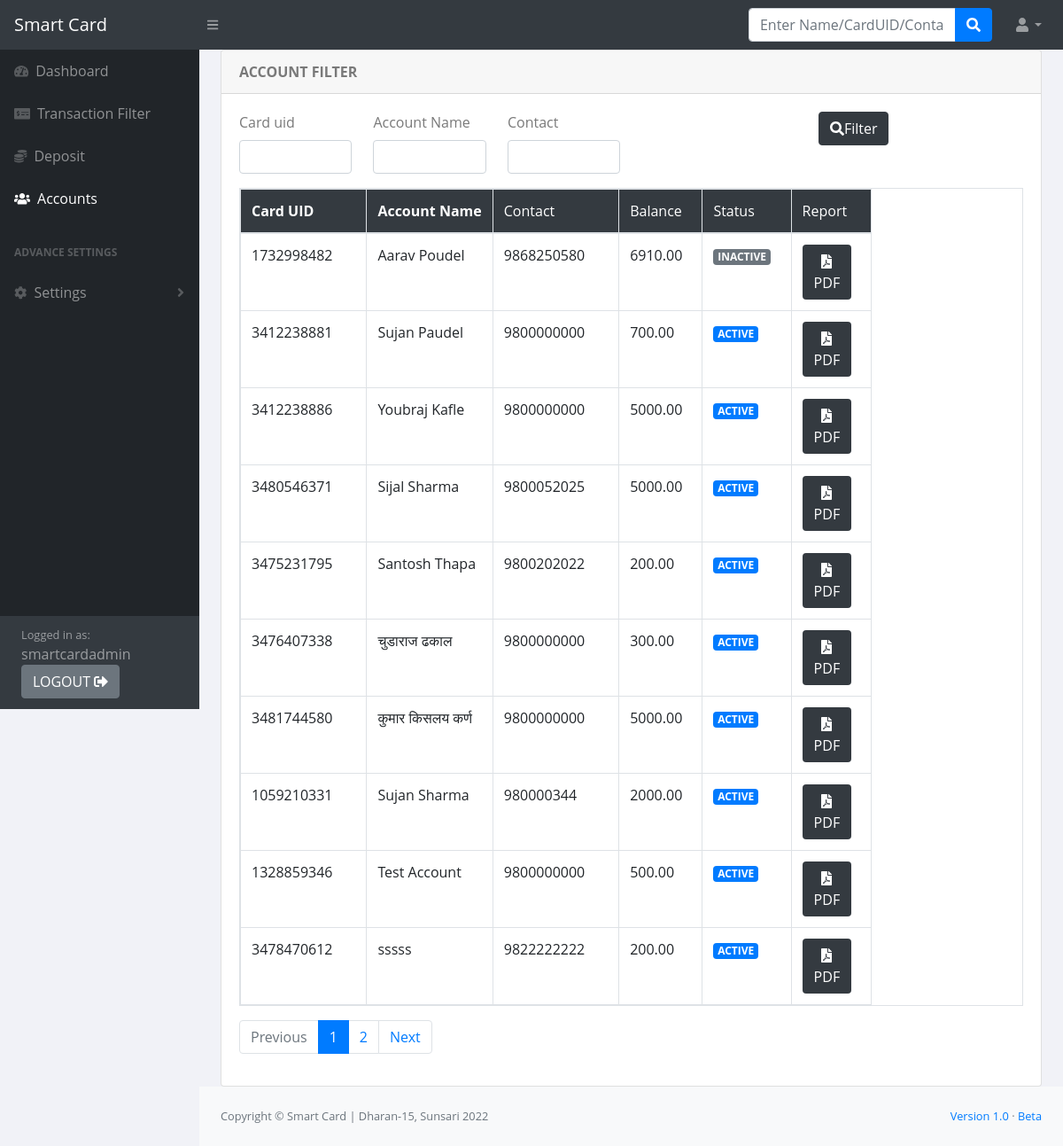
The page /account/account-filter (signed in) on the database its author committed.
### account/models.py (models this page shows, shortened)
class Settings(models.Model):
    organization_name = models.CharField(max_length=200)
    organization_address = models.CharField(max_length=200)
    toll_amount = models.DecimalField(max_digits=10,decimal_places=2,default=0)

class Account(models.Model):
    name = models.CharField(max_length=100)
    contact = models.CharField(max_length=10)
    card_uid = models.CharField(max_length=10,unique=True,validators=[validate_decimal])
    balance = models.DecimalField(max_digits=12,decimal_places=2,default=0)
    active = models.BooleanField(default=True)

### account/views.py (the view)
# urls.py: path('account/account-filter',views.accountfilter,name='account-filter'),
@login_required(login_url='account:admin-login')
def accountfilter(request):
    context = {}
    p = AccountFilter(request.GET, queryset=Account.objects.all())
    paginated_filter = Paginator(p.qs,per_page=10)
    page_number = request.GET.get('page')
    accounts = paginated_filter.get_page(page_number)
    context['account_page'] = True
    context['p'] = p
    context['accounts'] = accounts
    return render(request,'account/account_filter.html',context)

### account/context_processors.py (called while the page is built)
def get_context(request):
    settings_object,created = Settings.objects.get_or_create(id=1,defaults={'organization_name':'SMART CARD NEPAL','organization_address':'Dharan,Sunsari','toll_amount':100})
    context = {
        'settings':settings_object
    }
    return context

### account/templatetags/help_paginate.py (called while the page is built)
@register.simple_tag
def paginate_url(value,field_name,urlencode=None):
    url = "?{}={}".format(field_name,value)
    if urlencode:
        querystring = urlencode.split('&')
        filtered_querystring = filter(lambda q:q.split('=')[0]!=field_name,querystring)
        encoded_querystring = '&'.join(filtered_querystring)
        url = '{}&{}'.format(url,encoded_querystring)
    return url

### account/templates/account/account_filter.html (shortened to what this page needs)
{%extends 'base.html' %}
{%load crispy_forms_tags%}
{% load help_paginate %}
{%block content%}
<div id="mt-3">
<div class="card card-acent-primary">
  <div class="card-header "> <strong>ACCOUNT FILTER</strong> </div>
  <div class="card-body">
    <form  method='GET' id="account-filter">
      <div class="row">
        {% for account_field in p.form %}
        <div class="col-lg-2">
            {{account_field| as_crispy_field}}
                 </div>
        {%endfor%}
        <div class="col-lg-4">
            <div class="text-right">
                <button type='submit' class="btn btn-dark"><i class="fas fa-search  text-white"></i>Filter</button>
              </div>
        </div>
    </form>
  </div>
  <table class ='table table-responsive table-bordered '>
    <thead>
        <tr class="bg-dark text-white">
            <th scope="col">Card UID</td>
            <th scope="col">Account Name</th>
              <td>Contact</td>
              <td>Balance</td>
              <td>Status</td>
              <td>Report</td>
        </tr>
    </thead>
    <tbody>
       {% if accounts %}
       {% for account in accounts %}
       <tr>
           <td style="width:20%">{{account.card_uid}}</td>
           <td style="width: 20%">{{account.name}}</td>
           <td style="width: 20%">{{account.contact}}</td>
           <td>{{account.balance}}</td>
           <td>{% if account.active %}  <span class="badge badge-primary">ACTIVE</span> {%else%}  <span class="badge badge-secondary">INACTIVE</span>{%endif%} </td>
           <td><a class=" btn text-white bg-dark" href="#"> <i class="fas fa-file-pdf"></i><br>PDF</a></td>
       </tr>
       {%endfor%}
       {%else%}
       <tr>
         <td colspan="6"> No account for given filters</td>
       </tr>
       {%endif%}
    </tbody>
    </table>
    <nav aria-label="...">
        {% if accounts.has_other_pages %}
            <ul class="pagination justify-content-right" style="flex-wrap:wrap;">
                {% if accounts.has_previous %}
                <li class ="page-item"><a class="page-link" tabindex="-1" href="{% paginate_url accounts.previous_page_number 'page' request.GET.urlencode%}">Previous</a></li>
                {% else %}
                <li class="page-item disabled"><a class="page-link" href="#">Previous</a></li>
                {% endif %}
                {% for i in accounts.paginator.page_range %}
                {% if accounts.number == i %}
                    <li class="page-item active"><a class="page-link" href="#">{{ i }} <span class="sr-only">(current)</span></a></li>
                {% else %}
                    <li class="page-item"><a class="page-link" href="{% paginate_url i 'page' request.GET.urlencode%}">{{ i }}</a></li>
                {% endif %}
                {% endfor %}
                {% if accounts.has_next %}
                <li class="page-item"><a class="page-link" href="{% paginate_url accounts.next_page_number 'page' request.GET.urlencode%}">Next</a></li>
                {% else %}
                <li class="page-item disabled"><a class="page-link" href="#">Next</a></li>
                {% endif %}
            </ul>
        {% endif %}
      </nav>
</div>
</div>
{%endblock%}

### templates/base.html (shortened to what this page needs)
{% load static %}
<!DOCTYPE html>
<html lang="en">
    <head>
        <link href="{% static 'dashboard/css/styles.css' %}" rel="stylesheet" />
        <link rel="stylesheet" href="{% static 'dashboard/css/customcss.css' %}">
    </head>
    <body class="sb-nav-fixed">
        <nav class="sb-topnav navbar navbar-expand navbar-dark bg-dark">
            <a class="navbar-brand" href="{% url 'account:index' %}">{{settings.organization_name}}<br></a>
            <button class="btn btn-link btn-sm order-1 order-lg-0" id="sidebarToggle" href="#"><i class="fas fa-bars"></i></button>
            <form action='{% url 'account:search-account' %}' class=" d-md-inline-block form-inline ml-auto mr-0 mr-md-3 my-2 my-md-0">
                <div class="input-group">
                    <input class="form-control" name='query' type="text" placeholder="Enter Name/CardUID/Contact" {%if index_page %}autofocus{%endif%} aria-label="Search" aria-describedby="basic-addon2" />
                    <div class="input-group-append">
                        <button class="btn btn-primary" type="submit"><i class="fas fa-search"></i></button>
                    </div>
                </div>
            </form>
            <ul class="navbar-nav ml-auto ml-md-0">
                <li class="nav-item dropdown">
                    <a class="nav-link dropdown-toggle" id="userDropdown" href="#" role="button" data-toggle="dropdown" aria-haspopup="true" aria-expanded="false"><i class="fas fa-user fa-fw"></i></a>
                </li>
            </ul>
        </nav>
        <div id="layoutSidenav">
            <div id="layoutSidenav_nav">
                <nav class="sb-sidenav accordion sb-sidenav-dark" id="sidenavAccordion">
                    <div class="sb-sidenav-menu">
                        <div class="nav">
                            <a class="nav-link {%if index_page %} active {%endif%}" href="{% url 'account:index' %}">
                                <div class="sb-nav-link-icon"><i class="fas fa-tachometer-alt "></i></div>
                                Dashboard
                            </a>
                            <a class="nav-link {%if transaction_page %} active {%endif%}" href="{% url 'account:transaction-filter' %}?date_range=today">
                                <div class="sb-nav-link-icon"><i class="fas fa-money-check-alt "></i></div>
                                Transaction Filter
                            </a>
                            <a class="nav-link {%if deposit_page %} active {%endif%}" href="{% url 'account:help-deposit' %}">
                                <div class="sb-nav-link-icon"><i class="fas fa-coins "></i></div>
                                Deposit
                            </a>
                            <a class="nav-link {%if account_page %} active {%endif%}" href="{% url 'account:account-filter' %}">
                                <div class="sb-nav-link-icon"><i class="fas fa-users "></i></div>
                                Accounts
                            </a>
                            <div class="sb-sidenav-menu-heading">Advance Settings</div>
                            <a class="nav-link collapsed {%if settings_page %} active {%endif%}" href="#" data-toggle="collapse" data-target="#collapseLayouts" aria-expanded="false" aria-controls="collapseLayouts">
                                <div class="sb-nav-link-icon"><i class="fas fa-cog"></i></div>
                                Settings
                                <div class="sb-sidenav-collapse-arrow"><i class="fas fa-angle-down"></i></div>
                            </a>
                        </div>
                    </div>
                    <div class="sb-sidenav-footer">
                        <div class="col">
                            <div class="small">Logged in as:</div>
                        {{request.user}}
                        <div>
                            <a class='btn btn-secondary' href="{% url 'account:admin-logout' %}">LOGOUT <i class="fas fa-sign-out-alt"></i></a>
                        </div>
                        </div>
                    </div>
                </nav>
            </div>
            <div id="layoutSidenav_content">
                <main>
                    <div class="container-fluid">
                        {%block content%}
                        {%endblock%}
                   </div>
                </main>
                <footer class="py-4 bg-light mt-auto">
                    <div class="container-fluid">
                        <div class="d-flex align-items-center justify-content-between small">
                            <div class="text-muted">Copyright &copy; {{settings.organization_name}} | {{settings.organization_address}} 2022</div>
                            <div>
                                <a href="#">Version 1.0</a>
                                &middot;
                                <a href="#">Beta</a>
                            </div>
                        </div>
                    </div>
                </footer>
            </div>
        </div>
    </body>
</html>

### static/dashboard/css/customcss.css (style rules this page uses)
body { color: #797979; background: #f1f2f7; font-family: 'Open Sans', sans-serif; padding: 0px !important; margin: 0px !important; text-rendering: optimizeLegibility; -webkit-font-smoothing: antialiased; -moz-font-smoothing: antialiased; }

### rows shown on the page
Settings: organization_name "Smart Card", organization_address "Dharan-15, Sunsari"
Account: card_uid "1732998482", name "Aarav Poudel", contact "9868250580", balance "6910.00", active "INACTIVE"
Account: card_uid "3412238881", name "Sujan Paudel", contact "9800000000", balance "700.00", active "ACTIVE"
Account: card_uid "3412238886", name "Youbraj Kafle", contact "9800000000", balance "5000.00", active "ACTIVE"
Account: card_uid "3480546371", name "Sijal Sharma", contact "9800052025", balance "5000.00", active "ACTIVE"
Account: card_uid "3475231795", name "Santosh Thapa", contact "9800202022", balance "200.00", active "ACTIVE"
Account: card_uid "3476407338", name "चुडाराज ढकाल", contact "9800000000", balance "300.00", active "ACTIVE"
Account: card_uid "3481744580", name "कुमार किसलय कर्ण", contact "9800000000", balance "5000.00", active "ACTIVE"
Account: card_uid "1059210331", name "Sujan Sharma", contact "980000344", balance "2000.00", active "ACTIVE"
Account: card_uid "1328859346", name "Test Account", contact "9800000000", balance "500.00", active "ACTIVE"
Account: card_uid "3478470612", name "sssss", contact "9822222222", balance "200.00", active "ACTIVE"

### other values the page prints
{{ request.user }} "smartcardadmin"
{{ i }} "1"
{{ i }} "2"
